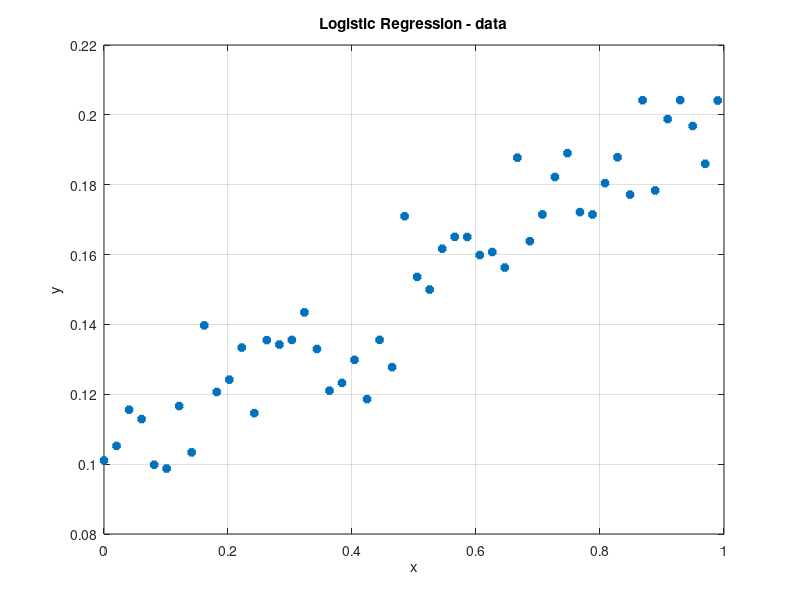

Write the MATLAB code that produced this figure. (Note: this script raises an error after producing the figure.)
clear all %#ok
close all
clc
num_elements = 100;
a = 0.1;
b = 0.01;
c = 0.1;
x = linspace(0, 1, num_elements);
y = a * x + b * randn(1, num_elements);
y = y + c;
x1 = x(1, 1:2:end);
x2 = x(1, 2:2:end);
y1 = y(1, 1:2:end);
y2 = y(1, 2:2:end);
Y = y1';
X = x1';
X = [X ones(size(X))];
x = x1;
y = y1;

%%%%%%%%%%%%%%%%%%%%%%%%%%%%%%%%%%%%%%%%%%%%%%%%%%%%%%%%%%%%

figure(1)
plot(x, y, '*', 'LineWidth', 3);grid;hold;
xlabel('x');ylabel('y');
% plot(x,ye1,'k','LineWidth',3);
title('Logistic Regression - data');

%%%%%%%%%%%%%%%%%%%%%%%%%%%%%%%%%%%%%%%%%%%%%%%%%%%%%%%%%%%%

log_fun=@(x_in) 1./(1+exp(-x_in));
alpha_optim = glmfit(x1,y1','binomial');

%%%%%%%%%%%%%%%%%%%%%%%%%%%%%%%%%%%%%%%%%%%%%%%%%%%%%%%%%%%%

ye1 = log_fun(alpha_optim(1)+alpha_optim(2)*x1);